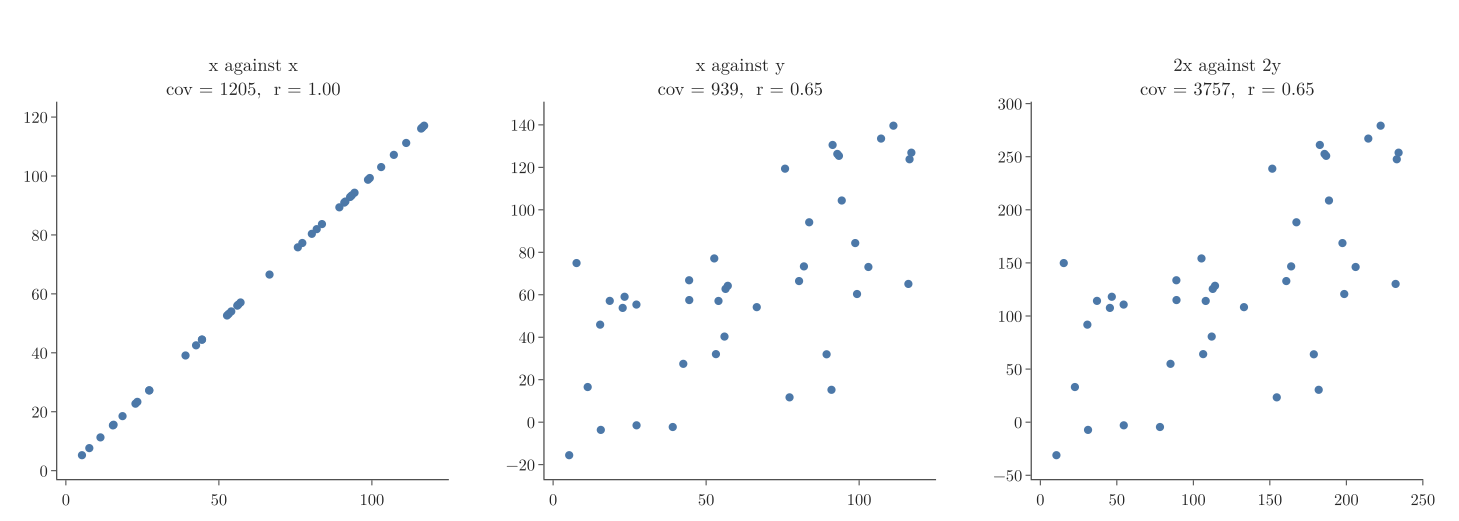

Source code (Python):
"""Covariance depends on the scale, correlation does not: x with x, x with y, and 2x with 2y."""
from pathlib import Path
import numpy as np
import plotly.graph_objects as go
from plotly.subplots import make_subplots

here = Path(__file__).parent
rng = np.random.default_rng(42)
x = rng.uniform(0, 120, 40)
y = x + rng.normal(0, 45, 40)
pairs = [("x against x", x, x), ("x against y", x, y), ("2x against 2y", 2 * x, 2 * y)]
titles = [f"{t}<br>cov = {np.cov(a, b)[0, 1]:.0f},  r = {np.corrcoef(a, b)[0, 1]:.2f}" for t, a, b in pairs]
fig = make_subplots(rows=1, cols=3, subplot_titles=titles, horizontal_spacing=0.07)
for i, (_, a, b) in enumerate(pairs, start=1):
    fig.add_scatter(x=a, y=b, mode="markers", marker=dict(size=8, color="#4C78A8"), row=1, col=i)
fig.update_annotations(font_size=18)
fig.update_layout(template="simple_white", width=1400, height=500, showlegend=False,
                  font=dict(family="Latin Modern Roman", size=16), margin=dict(l=40, r=20, t=90, b=40))
fig.write_image(here / "scale.png", scale=2)
fig.write_image(here / "scale.pdf")
